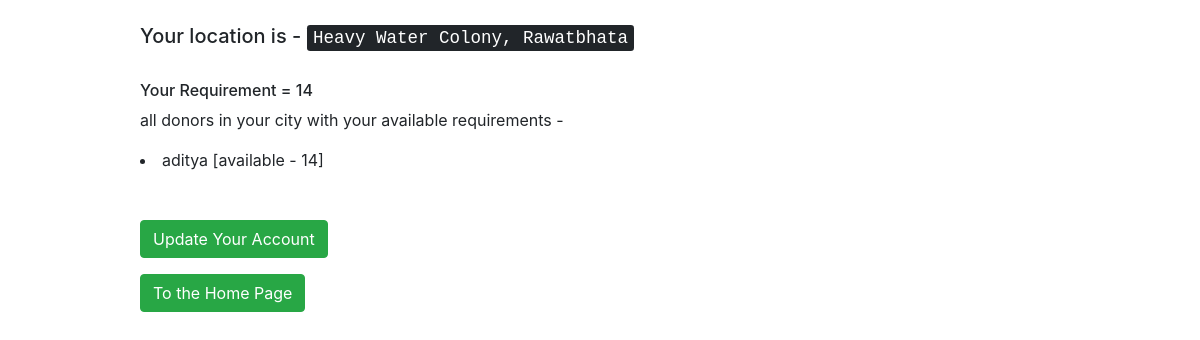
/users/showDonor/ (signed in), run on an earlier commit of the app's database.
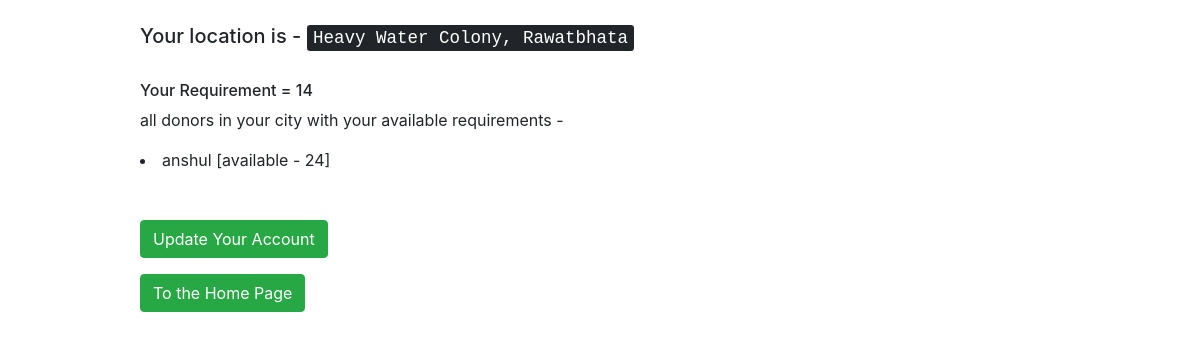
And on a later commit of the database.
### customUser/models.py (models this page shows, shortened)
class CustomUser(AbstractUser):
    pin_code = models.IntegerField(null = True)
    contact_no = models.IntegerField(null = True)
    resources = models.IntegerField(null = True) # no. of persons avability/requirement
    locality = models.CharField(max_length = 100)
    city = models.CharField(max_length = 50)
    """CHOICES=[('0','Donor'),
                     ('1','Reciever')]"""
    user_type = models.IntegerField(null = True) # 0 - Donor 1 - Reciever

### customUser/views.py (the view)
# urls.py: path('showDonor/', views.show_nearby_donors, name = 'showNearbyDonors'),
def show_nearby_donors(request):
	you = request.user
	you_address = you.locality + ',' + you.city
	donors = CustomUser.objects.filter(city = you.city)
	return render(request, 'show_donors.html', {'you' : you, 'donors' : donors})

### templates/show_donors.html (shortened to what this page needs)
{% extends 'base.html' %}
{% block content %}
	<h5> Your location is - <kbd> {{ you.locality }}, {{ you.city }} </kbd> </h5> <br>
	<h6> Your Requirement = {{ you.resources }} </h6>
	<p> all donors in your city with your available requirements -  </p>
	{% for i in donors %}
		{% if i.username != 'admin' and i.resources >= you.resources and i.user_type == 0 %}
		<li> {{ i.username }} [available - {{i.resources}}]</li>
		{% endif %}
	{% endfor %}
	<br> <br>
	<form method = "get" action = "{% url 'edit_profile' %}">
		<button type = "submit" class = "btn btn-success"> Update Your Account </button>
	</form>
	<form method = "post" action = "{% url 'homePage' %}">
		<button type = "submit" class = "btn btn-success"> To the Home Page </button>
	</form>
{% endblock %}

What changed in the data, as far as the page shows it:
no longer on one of the page's lists (row edited): CustomUser: username "aditya", resources "14"
added CustomUser: username "anshul", resources "24"
